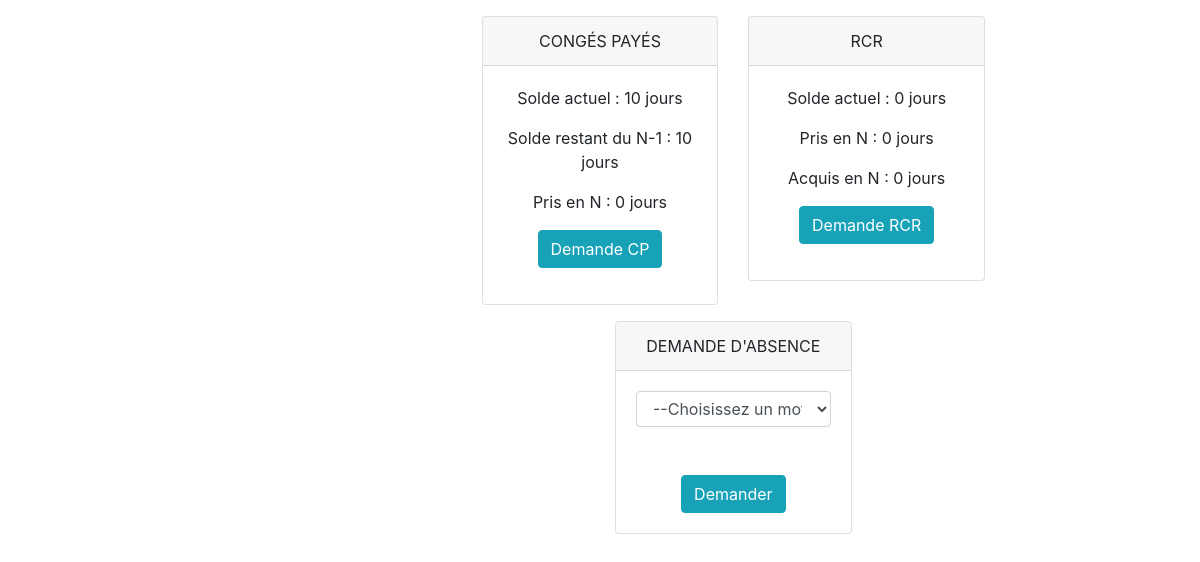
The app's page /pageSalarieCadre.php (signed in), older data.
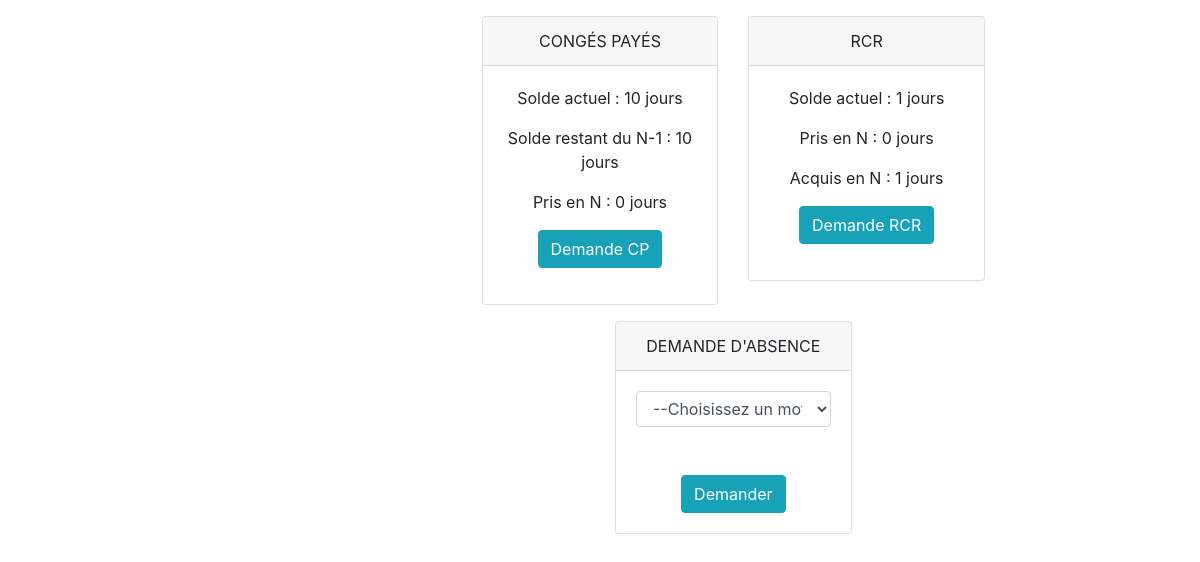
The same page, newer data.
### tables this page shows
CREATE TABLE IF NOT EXISTS `solde` (
  `idsalaries` int(11) NOT NULL,
  `ACQUISCPN-1` float NOT NULL,
  `PRISCPN-1` float NOT NULL,
  `SOLDECPN-1` float NOT NULL,
  `ACQUISCPN` float NOT NULL,
  `PRISCPN` float NOT NULL,
  `SOLDECPN` float NOT NULL,
  `ACQUISJRRCR` float NOT NULL,
  `PRISJRRCR` float NOT NULL,
  `SOLDEJRRCR` float NOT NULL,
  PRIMARY KEY (`idsalaries`)
);

### Model/modelSal.php (called while the page is built, shortened)
<?php
include('access.php');
$stmt = $con->prepare("SELECT `SOLDECPN-1`,PRISCPN,SOLDECPN,ACQUISJRRCR,PRISJRRCR,SOLDEJRRCR FROM solde JOIN salarie ON solde.idsalaries=salarie.idsalaries WHERE login=?");
$stmt->bind_param("s", $log);
$stmt->execute();
$stmt->bind_result($soldeCpnm1,$prisCpn,$soldeCpn,$acquisJRRCR,$prisJRRCR,$soldeJRRCR);
?>

### Control/controlSal.php (called while the page is built)
<?php
include('../../Model/modelSal.php');
?>

### Model/access.php (called while the page is built, shortened)
<?php
if(isset($_SESSION)) {
	$log= $_SESSION["login"];
}else{
	session_start();
	$log= $_SESSION["login"];
}
?>

### pageSalarieCadre.php (the view, shortened to what this page needs)
<!DOCTYPE html>
<html>
<head>
	<link href="https://use.fontawesome.com/releases/v5.0.4/css/all.css" rel="stylesheet">
	<link href="daterangepicker.css" rel="stylesheet">
	<link rel="stylesheet" href="pageSalarieNonCadre.css">
	<link rel="stylesheet" href="https://maxcdn.bootstrapcdn.com/bootstrap/4.3.1/css/bootstrap.min.css">
</head>
<body>
<?php
include('../../Control/controlSal.php');
?>
	<div class="offset-lg-4 col-lg-8">
		<div class="row mt-3">
			<div class="col-md-8 col-lg-4 offset-lg-1">
				<div class="card text-center">
					<div class="card-header" >CONG&EacuteS PAY&EacuteS</div>
					<div class="card-body">
						<p >Solde actuel : <?php echo $soldeCpn;?> jours</p>
						<p >Solde restant du N-1 : <?php echo $soldeCpnm1;?> jours</p>
						<p >Pris en N : <?php echo $prisCpn;?> jours</p>
						<p ><input type="submit" class="btn btn-info" value="Demande CP" onclick="sendType('1');calendarFunction();calendarFunctionBis()"/></p>
					</div>
				</div>
			</div>
			<div class="col-md-8 col-lg-4">
				<div class="card text-center">
					<div class="card-header" >RCR</div>
					<div class="card-body">
						<p >Solde actuel : <?php echo $soldeJRRCR;?> jours</p>
						<p >Pris en N : <?php echo $prisJRRCR;?> jours</p>
						<p >Acquis en N : <?php echo $acquisJRRCR;?> jours</p>
						<p ><input type="submit" class="btn btn-info" value="Demande RCR" onclick="sendType('1');calendarFunctionBis();calendarFunction()"/></p>
					</div>
				</div>
			</div>
		</div>
		<div class="row mt-3">
			<div class="col-md-8 col-lg-4 offset-lg-3">
				<div class="card text-center">
					<div class="card-header">DEMANDE D'ABSENCE</div>
					<div id="demandeAbsence" class="card-body">
						<form id="f"  onsubmit="return false">
							<fieldset>
								<select name="motifAbsence" id="motifAbsence" size="1" class="form-control" onchange="showPopUp()" >
									<option value="" disabled selected>--Choisissez un motif d'absence--</option>
								</select><br><br>
								<input type="submit" class="btn btn-info" value="Demander" onclick="clickMotifAbsence(),document.getElementById('ancre2eChoix').scrollIntoView();"/>
							</fieldset>
						</form>
					</div>
				</div>
			</div>
			<div class="col">
				<div class="position-absolute w-100 p-4  d-flex flex-column align-items-end toast-list">
				</div>
			</div>
		</div>
		<div class="row mt-3" id="ancre2eChoix">
			<div class="col">
				<div class="position-absolute w-100 p-4  d-flex flex-column align-items-end toast-list">
				</div>
			</div>
		</div>
	</div>
</body>
</html>

### View/Salarie/pageSalarieNonCadre.css (style rules this page uses)
html { scroll-behavior: smooth; }
div { outline:none; }
.toast-list { position: absolute; right: 10%; display: none; }

Row changes from the older to the newer data that the page shows:
changed solde: SOLDEJRRCR "0" → "1"; ACQUISJRRCR "0" → "1"
